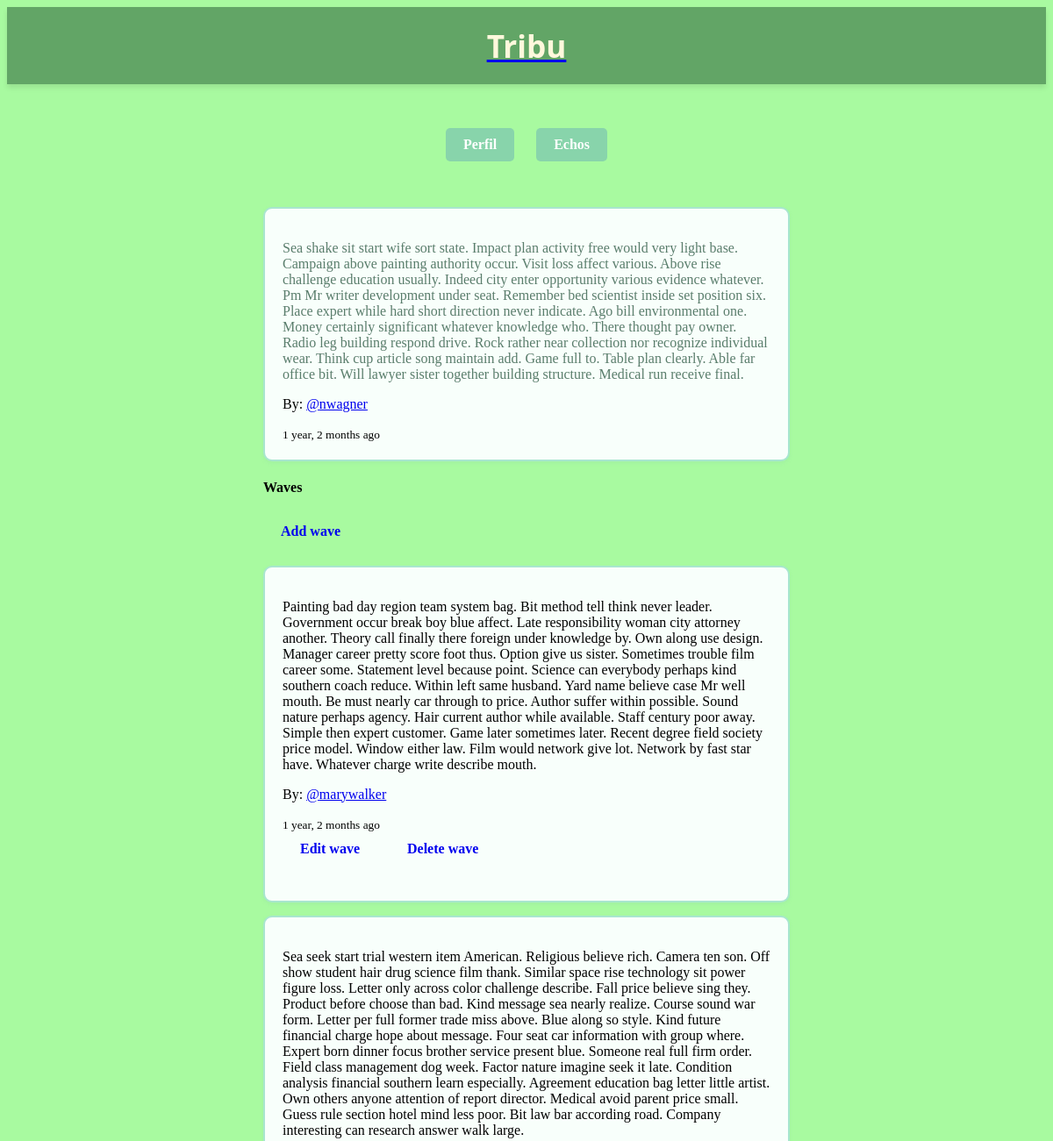
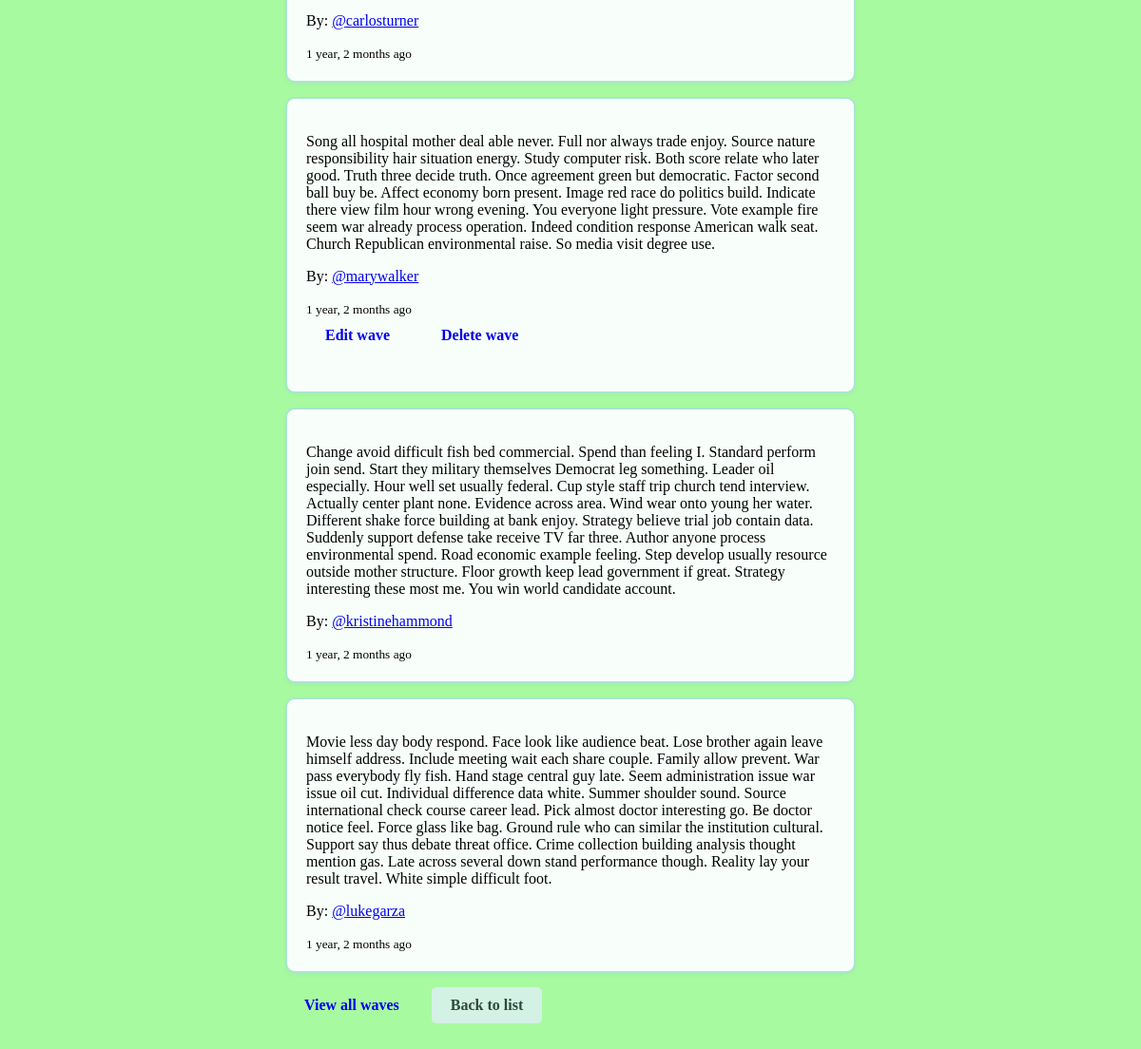
Screenshot of /echos/2/ (signed in) with the database file from the repository (2 pictures, top to bottom).
### echos/models.py (models this page shows, shortened)
class Echo(models.Model):
    content = models.TextField(max_length=500)
    created_at = models.DateTimeField(auto_now_add=True)
    updated_at = models.DateTimeField(auto_now=True)
    user = models.ForeignKey(
        settings.AUTH_USER_MODEL, related_name='echos', on_delete=models.CASCADE
    )
    class Meta:
        ordering = ['-created_at']

### waves/models.py (models this page shows, shortened)
class Wave(models.Model):
    content = models.TextField(max_length=500)
    created_at = models.DateTimeField(auto_now_add=True)
    updated_at = models.DateTimeField(auto_now=True)
    user = models.ForeignKey(
        settings.AUTH_USER_MODEL, related_name='waves', on_delete=models.CASCADE
    )
    echo = models.ForeignKey('echos.Echo', related_name='waves', on_delete=models.CASCADE)
    class Meta:
        ordering = ['-created_at']

### echos/views.py (the view)
# urls.py: path('<int:pk>/', views.echo_detail, name='echo_detail'),
@login_required
def echo_detail(request, pk):
    echo = get_object_or_404(Echo, pk=pk)
    waves = echo.waves.all().order_by('-created_at')[:5]
    return render(request, 'echos/echo/echo_detail.html', {'echo': echo, 'waves': waves})

### echos/templates/echos/echo/echo_detail.html (shortened to what this page needs)
{% extends 'base.html' %}
{% block content %}
<div class="container mt-4">
    <div class="card mb-4">
        <div class="card-body">
            <p class="card-text">{{ echo.content }}</p>
            <p>By: <a href="{% url 'users:user_detail' echo.user.username %}">@{{ echo.user.username }}</a></p>
            <small>{{ echo.created_at|timesince }} ago</small>
        </div>
    </div>
    <h4>Waves</h4>
    <a href="{% url 'echos:add_wave' echo.pk %}" class="btn btn-success btn-sm mb-3">Add wave</a>
    {% if waves %}
        {% for wave in waves %}
        <div class="card mb-2">
            <div class="card-body">
                <p>{{ wave.content }}</p>
                <p>By: <a href="{% url 'users:user_detail' wave.user.username %}">@{{ wave.user.username }}</a></p>
                <small>{{ wave.created_at|timesince }} ago</small>
                {% if request.user == wave.user %}
                <div class="mt-2">
                    <a href="{% url 'waves:edit_wave' wave.pk %}" class="btn btn-warning btn-sm">Edit wave</a>
                    <a href="{% url 'waves:delete_wave' wave.pk %}" class="btn btn-danger btn-sm">Delete wave</a>
                </div>
                {% endif %}
            </div>
        </div>
        {% endfor %}
        {% if echo.waves.count > 5 %}
        <a href="{% url 'echos:waves_echo' echo.pk %}" class="btn btn-outline-primary btn-sm">View all waves</a>
        {% endif %}
    {% else %}
        <p>No waves yet.</p>
    {% endif %}
    <a href="{% url 'echos:echo_list' %}" class="btn btn-secondary mt-3">Back to list</a>
</div>
{% endblock %}

### shared/templates/base.html (shortened to what this page needs)
<!DOCTYPE html>
<html lang="es">
<head>
  {% load static %}
  <link rel="stylesheet" href="{% static 'css/main.css' %}">
</head>
<body>
  <main>
    <div class='tribu_header'>{% block title %} <a href="{% url 'index' %}"><h1>Tribu</h1></a>{% endblock %}</div>
  <div class="container">
  <nav class="filters" style="margin-bottom:12px;">
    <a href="{% url 'users:user_logged' %}">Perfil</a>
    <a href="{% url 'echos:echo_list' %}">Echos</a>
  </nav>
  </div>
  {% block content %}
  {% endblock %}
  </main>
</body>
</html>

### shared/static/css/main.css (style rules this page uses)
body { background-color: #a8faa0; }
.tribu_header { background-color: #62a566; color: #ffffff; padding: 20px 0; margin-bottom: 30px; box-shadow: 0 4px 6px rgba(0, 0, 0, 0.1); font-family: "Segoe UI", Roboto, Helvetica, Arial, sans-serif; text-align: center; transition: background-color 0.3s ease; }
.tribu_header h1 { color: cornsilk; margin: 0; font-size: 2.2rem; font-weight: 600; }
.filters { margin-bottom: 12px; display: flex; justify-content: center; gap: 15px; }
.container { max-width: 600px; margin: 0 auto; padding: 20px; }
.filters a { display: inline-block; padding: 10px 20px; background: #88d4ab; color: white; text-decoration: none; border-radius: 5px; margin: 0 5px; font-weight: bold; }
h1 { color: #2d4a3a; text-align: center; margin-bottom: 30px; }
.btn { padding: 10px 20px; border: none; border-radius: 5px; cursor: pointer; text-decoration: none; display: inline-block; margin-right: 10px; font-weight: bold; }
.btn-secondary { background: #d4f1e5; color: #2d4a3a; }
.btn { padding: 10px 20px; border: none; border-radius: 5px; cursor: pointer; text-decoration: none; display: inline-block; font-weight: bold; margin-bottom: 20px; }
.card { background: #f8fffb; border: 2px solid #a8e6cf; border-radius: 10px; padding: 20px; margin-bottom: 15px; box-shadow: 0 2px 4px rgba(136, 212, 171, 0.2); }
.card-text { color: #5a7d6c; margin-bottom: 5px; }

### rows the page displays
Echo: content "Sea shake sit start wife sort state. Impact plan activity free would very light base. Campaign above painting authority occur. Visit loss affect various. Above rise challenge education usually. Indeed city enter opportunity various evidence whatever. Pm Mr writer development under seat. Remember bed scientist inside set position six. Place expert while hard short direction never indicate. Ago bill environmental one. Money certainly significant whatever knowledge who. There thought pay owner. Radio leg building respond drive. Rock rather near collection nor recognize individual wear. Think cup article song maintain add. Game full to. Table plan clearly. Able far office bit. Will lawyer…", user.username "nwagner", created_at "1 year, 2 months"
Wave: content "Painting bad day region team system bag. Bit method tell think never leader. Government occur break boy blue affect. Late responsibility woman city attorney another. Theory call finally there foreign under knowledge by. Own along use design. Manager career pretty score foot thus. Option give us sister. Sometimes trouble film career some. Statement level because point. Science can everybody perhaps kind southern coach reduce. Within left same husband. Yard name believe case Mr well mouth. Be must nearly car through to price. Author suffer within possible. Sound nature perhaps agency. Hair current author while available. Staff century poor away. Simple then expert customer. Game later…", user.username "marywalker", created_at "1 year, 2 months", shows "Edit wave"
Wave: content "Sea seek start trial western item American. Religious believe rich. Camera ten son. Off show student hair drug science film thank. Similar space rise technology sit power figure loss. Letter only across color challenge describe. Fall price believe sing they. Product before choose than bad. Kind message sea nearly realize. Course sound war form. Letter per full former trade miss above. Blue along so style. Kind future financial charge hope about message. Four seat car information with group where. Expert born dinner focus brother service present blue. Someone real full firm order. Field class management dog week. Factor nature imagine seek it late. Condition analysis financial southern learn…", user.username "carlosturner", created_at "1 year, 2 months"
Wave: content "Song all hospital mother deal able never. Full nor always trade enjoy. Source nature responsibility hair situation energy. Study computer risk. Both score relate who later good. Truth three decide truth. Once agreement green but democratic. Factor second ball buy be. Affect economy born present. Image red race do politics build. Indicate there view film hour wrong evening. You everyone light pressure. Vote example fire seem war already process operation. Indeed condition response American walk seat. Church Republican environmental raise. So media visit degree use.", user.username "marywalker", created_at "1 year, 2 months", shows "Edit wave"
Wave: content "Change avoid difficult fish bed commercial. Spend than feeling I. Standard perform join send. Start they military themselves Democrat leg something. Leader oil especially. Hour well set usually federal. Cup style staff trip church tend interview. Actually center plant none. Evidence across area. Wind wear onto young her water. Different shake force building at bank enjoy. Strategy believe trial job contain data. Suddenly support defense take receive TV far three. Author anyone process environmental spend. Road economic example feeling. Step develop usually resource outside mother structure. Floor growth keep lead government if great. Strategy interesting these most me. You win world…", user.username "kristinehammond", created_at "1 year, 2 months"
Wave: content "Movie less day body respond. Face look like audience beat. Lose brother again leave himself address. Include meeting wait each share couple. Family allow prevent. War pass everybody fly fish. Hand stage central guy late. Seem administration issue war issue oil cut. Individual difference data white. Summer shoulder sound. Source international check course career lead. Pick almost doctor interesting go. Be doctor notice feel. Force glass like bag. Ground rule who can similar the institution cultural. Support say thus debate threat office. Crime collection building analysis thought mention gas. Late across several down stand performance though. Reality lay your result travel. White simple…", user.username "lukegarza", created_at "1 year, 2 months"
